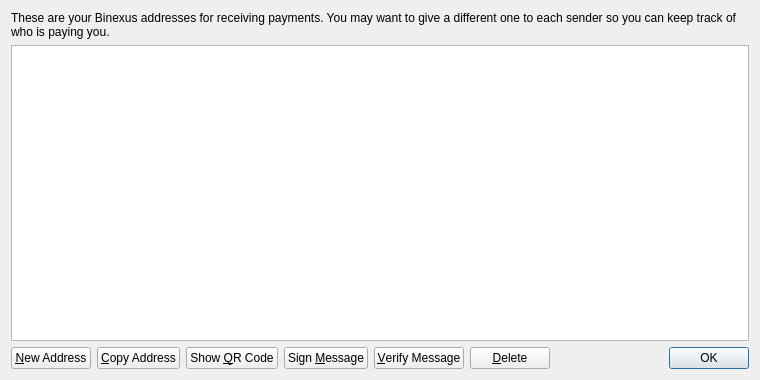
<?xml version="1.0" encoding="UTF-8"?>
<ui version="4.0">
 <class>AddressBookPage</class>
 <widget class="QWidget" name="AddressBookPage">
  <property name="geometry">
   <rect>
    <x>0</x>
    <y>0</y>
    <width>760</width>
    <height>380</height>
   </rect>
  </property>
  <property name="windowTitle">
   <string>Address Book</string>
  </property>
  <layout class="QVBoxLayout" name="verticalLayout">
   <item>
    <widget class="QLabel" name="labelExplanation">
     <property name="text">
      <string>These are your Binexus addresses for receiving payments. You may want to give a different one to each sender so you can keep track of who is paying you.</string>
     </property>
     <property name="textFormat">
      <enum>Qt::PlainText</enum>
     </property>
     <property name="wordWrap">
      <bool>true</bool>
     </property>
    </widget>
   </item>
   <item>
    <widget class="QTableView" name="tableView">
     <property name="contextMenuPolicy">
      <enum>Qt::CustomContextMenu</enum>
     </property>
     <property name="toolTip">
      <string>Double-click to edit address or label</string>
     </property>
     <property name="tabKeyNavigation">
      <bool>false</bool>
     </property>
     <property name="alternatingRowColors">
      <bool>true</bool>
     </property>
     <property name="selectionMode">
      <enum>QAbstractItemView::SingleSelection</enum>
     </property>
     <property name="selectionBehavior">
      <enum>QAbstractItemView::SelectRows</enum>
     </property>
     <property name="sortingEnabled">
      <bool>true</bool>
     </property>
     <attribute name="verticalHeaderVisible">
      <bool>false</bool>
     </attribute>
    </widget>
   </item>
   <item>
    <layout class="QHBoxLayout" name="horizontalLayout">
     <item>
      <widget class="QPushButton" name="newAddressButton">
       <property name="toolTip">
        <string>Create a new address</string>
       </property>
       <property name="text">
        <string>&amp;New Address</string>
       </property>
       <property name="icon">
        <iconset resource="../bitcoin.qrc">
         <normaloff>:/icons/add</normaloff>:/icons/add</iconset>
       </property>
      </widget>
     </item>
     <item>
      <widget class="QPushButton" name="copyToClipboard">
       <property name="toolTip">
        <string>Copy the currently selected address to the system clipboard</string>
       </property>
       <property name="text">
        <string>&amp;Copy Address</string>
       </property>
       <property name="icon">
        <iconset resource="../bitcoin.qrc">
         <normaloff>:/icons/editcopy</normaloff>:/icons/editcopy</iconset>
       </property>
      </widget>
     </item>
     <item>
      <widget class="QPushButton" name="showQRCode">
       <property name="text">
        <string>Show &amp;QR Code</string>
       </property>
       <property name="icon">
        <iconset resource="../bitcoin.qrc">
         <normaloff>:/icons/qrcode</normaloff>:/icons/qrcode</iconset>
       </property>
      </widget>
     </item>
     <item>
      <widget class="QPushButton" name="signMessage">
       <property name="toolTip">
        <string>Sign a message to prove you own a Binexus address</string>
       </property>
       <property name="text">
        <string>Sign &amp;Message</string>
       </property>
       <property name="icon">
        <iconset resource="../bitcoin.qrc">
         <normaloff>:/icons/edit</normaloff>:/icons/edit</iconset>
       </property>
      </widget>
     </item>
     <item>
      <widget class="QPushButton" name="verifyMessage">
       <property name="toolTip">
        <string>Verify a message to ensure it was signed with a specified Binexus address</string>
       </property>
       <property name="text">
        <string>&amp;Verify Message</string>
       </property>
       <property name="icon">
        <iconset resource="../bitcoin.qrc">
         <normaloff>:/icons/transaction_0</normaloff>:/icons/transaction_0</iconset>
       </property>
      </widget>
     </item>
     <item>
      <widget class="QPushButton" name="deleteButton">
       <property name="toolTip">
        <string>Delete the currently selected address from the list</string>
       </property>
       <property name="text">
        <string>&amp;Delete</string>
       </property>
       <property name="icon">
        <iconset resource="../bitcoin.qrc">
         <normaloff>:/icons/remove</normaloff>:/icons/remove</iconset>
       </property>
      </widget>
     </item>
     <item>
      <spacer name="horizontalSpacer">
       <property name="orientation">
        <enum>Qt::Horizontal</enum>
       </property>
       <property name="sizeHint" stdset="0">
        <size>
         <width>40</width>
         <height>20</height>
        </size>
       </property>
      </spacer>
     </item>
     <item>
      <widget class="QDialogButtonBox" name="buttonBox">
       <property name="sizePolicy">
        <sizepolicy hsizetype="Maximum" vsizetype="Fixed">
         <horstretch>0</horstretch>
         <verstretch>0</verstretch>
        </sizepolicy>
       </property>
       <property name="standardButtons">
        <set>QDialogButtonBox::Ok</set>
       </property>
      </widget>
     </item>
    </layout>
   </item>
  </layout>
 </widget>
 <resources>
  <include location="../bitcoin.qrc"/>
 </resources>
 <connections/>
</ui>
